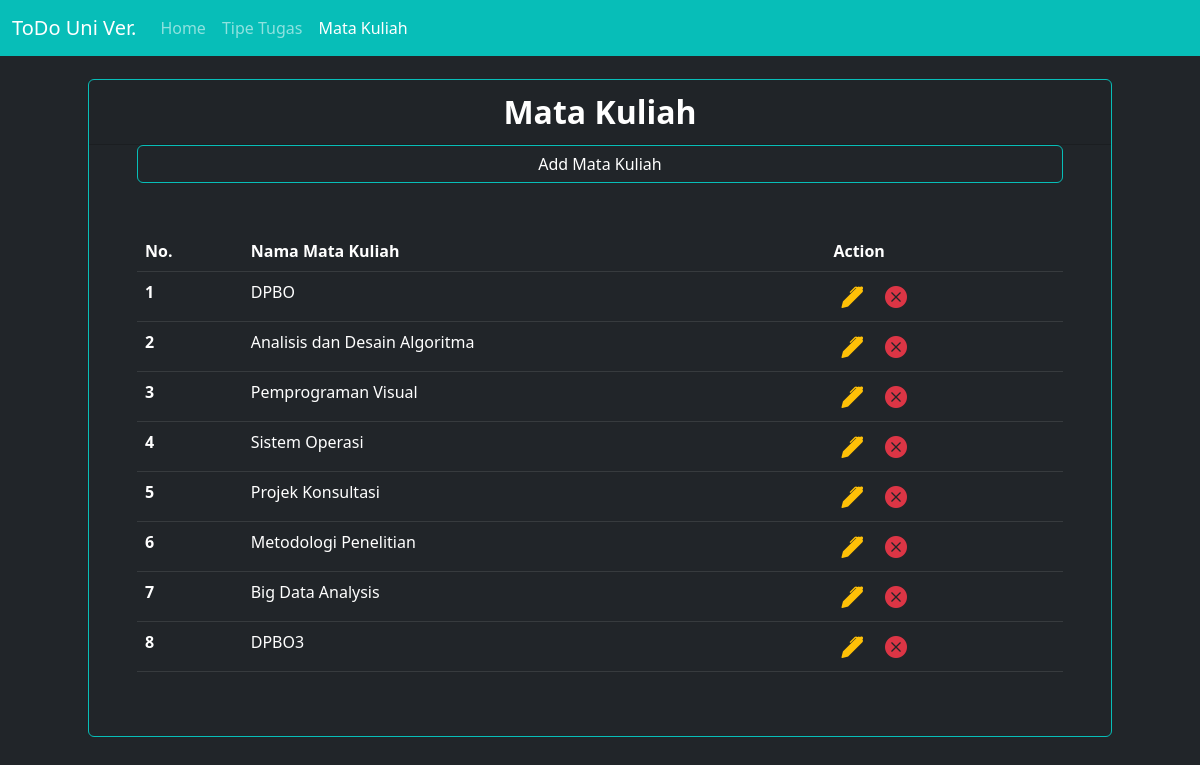
Page /TP3_PHPGUI/matkul.php on the committed database.
### tables this page shows
CREATE TABLE `mata_kuliah` (
  `id` int(3) NOT NULL,
  `mata_kuliah` varchar(255) NOT NULL
);

### TP3_PHPGUI/config/db.php (called while the page is built)
<?php
$DB_HOST = "localhost";
$DB_USERNAME = "root";
$DB_PASSWORD = "";
$DB_NAME = "todo_db";

### TP3_PHPGUI/classes/DB.php (called while the page is built, shortened)
<?php
class DB
{
    private $hostname;
    private $username;
    private $password;
    private $dbname;
    private $conn;
    private $result;
    function __construct($hostname, $username, $password, $dbname)
    {
        $this->hostname = $hostname;
        $this->username = $username;
        $this->password = $password;
        $this->dbname = $dbname;
    }
    function open()
    {
        $this->conn = mysqli_connect($this->hostname, $this->username, $this->password, $this->dbname);
    }
    function execute($query)
    {
        $this->result = mysqli_query($this->conn, $query);
    }
    function getResult()
    {
        return mysqli_fetch_array($this->result);
    }
}

### TP3_PHPGUI/classes/MataKuliah.php (called while the page is built, shortened)
<?php
class MataKuliah extends DB
{
    function getMatkul()
    {
        $query = "SELECT * FROM mata_kuliah";
        return $this->execute($query);
    }
}

### TP3_PHPGUI/matkul.php (the view, shortened to what this page needs)
<?php
include('config/db.php');
include('classes/DB.php');
include('classes/MataKuliah.php');
$matkul = new MataKuliah($DB_HOST, $DB_USERNAME, $DB_PASSWORD, $DB_NAME);
$matkul->open();
$matkul->getMatkul();
$header = '<tr>
<th scope="row">No.</th>
<th scope="row">Nama Mata Kuliah</th>
<th scope="row">Action</th>
</tr>';
$data = null;
$no = 1;
while ($row = $matkul->getResult()) {
    $data .= '<tr>
    <th scope="row">' . $no . '</th>
    <td>' . $row['mata_kuliah'] . '</td>
    <td style="font-size: 22px;">
    <a href="matkuladdit.php?update=' . $row['id'] . '" title="Edit Data"><i class="bi bi-pen-fill text-warning m-2"></i></a>&nbsp;<a href="matkul.php?hapus=' . $row['id'] . '" title="Delete Data"><i class="bi bi-x-circle-fill text-danger m-2"></i></a>
    </td>
    </tr>';
    $no++;
}

### rows in the picture
mata_kuliah: mata_kuliah "DPBO"
mata_kuliah: mata_kuliah "Analisis dan Desain Algoritma"
mata_kuliah: mata_kuliah "Pemprograman Visual"
mata_kuliah: mata_kuliah "Sistem Operasi"
mata_kuliah: mata_kuliah "Projek Konsultasi"
mata_kuliah: mata_kuliah "Metodologi Penelitian"
mata_kuliah: mata_kuliah "Big Data Analysis"
mata_kuliah: mata_kuliah "DPBO3"

### other values in the picture
$this->content "ToDo Uni Ver. Home Tipe Tugas Mata Kuliah Mata Kuliah Add Mata Kuliah"
